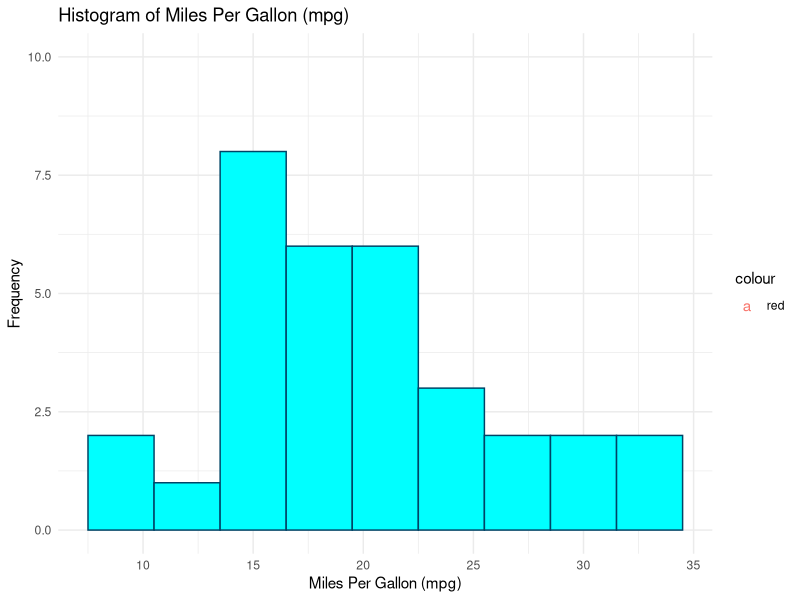

Here is the R script that generated this plot:
# Q2: Create a histogram of the miles per gallon (mpg) in the mtcars dataset. 
# Use different shades of blue to represent the frequency of each bin. 
# Add appropriate title and labels to the plot. Calculate and display the mean and standard deviation of mpg on the plot.
# Load the ggplot2 library

library(ggplot2)

# Create a histogram of 'mpg' with different shades of blue
mpg_histogram <- ggplot(mtcars, aes(x = mpg)) +
  geom_histogram(binwidth = 3, fill = "#00FFFF", color = "#004466") +  # Use shades of blue
  labs(
    title = "Histogram of Miles Per Gallon (mpg)",
    x = "Miles Per Gallon (mpg)",
    y = "Frequency"
  ) +
  theme_minimal()

# Calculate mean and standard deviation of mpg
mean_mpg <- mean(mtcars$mpg)
std_dev_mpg <- sd(mtcars$mpg)

# Add mean and standard deviation to the plot
mpg_histogram +
  geom_text(aes(label = paste("Mean =", round(mean_mpg, 2), "\nSD =", round(std_dev_mpg, 2)),
                x = mean_mpg, y = 10, vjust = -1, hjust = 0.5, color = "red"))
            
            
